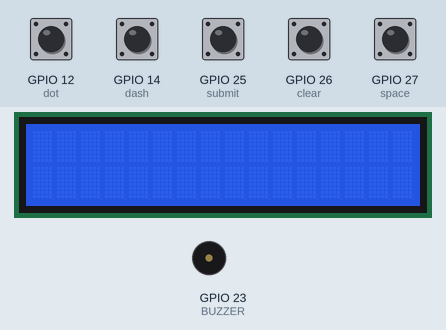
Simulated run of this program. Board: ESP32 board running MicroPython. Shown: 16×2 character LCD, buzzer (waves = sounding, pin HIGH). Inputs (shaded band) come from the test bench; at power-on: GPIO 12 (dot), GPIO 14 (dash), GPIO 25 (submit), GPIO 26 (clear), GPIO 27 (space) HIGH. Files the program writes start out absent; library files of the repository ran but are not shown: esp32_gpio_lcd.py; pins used as bus, display or sensor lines are not drawn; what the program prints to the serial console is not drawn.

Above: at 1.2 s.
1.3 s: GPIO 14 (dash) pulled LOW for 1 s
At 2.6 s:
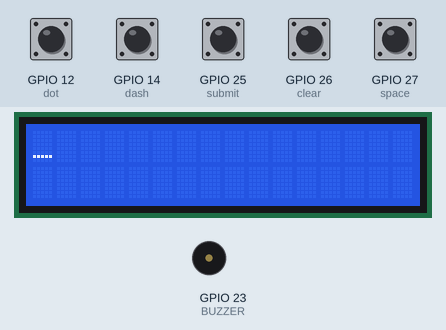
3.8 s: GPIO 14 (dash) pulled LOW for 1 s
At 5.4 s:
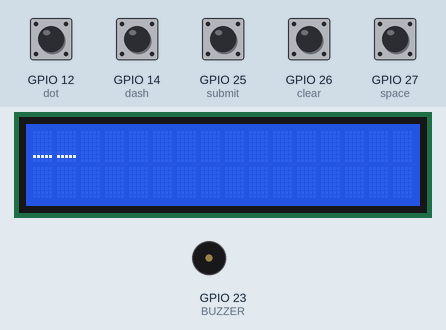
6.3 s: GPIO 14 (dash) pulled LOW for 1 s
At 6.89 s:
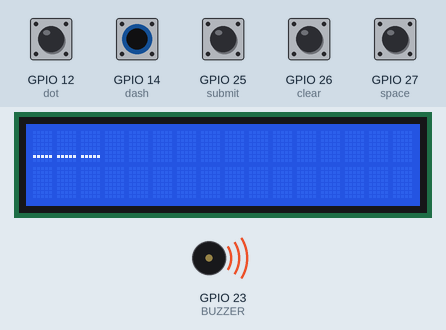
8.8 s: GPIO 14 (dash) pulled LOW for 1 s
At 10.4 s:
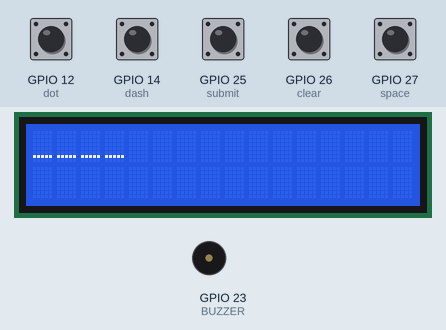
11.3 s: GPIO 14 (dash) pulled LOW for 1 s
At 11.89 s:
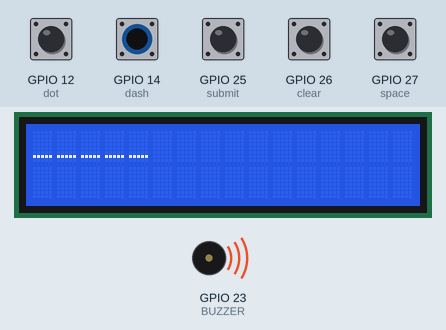
13.8 s: GPIO 12 (dot) pulled LOW for 1 s
At 15.7 s:
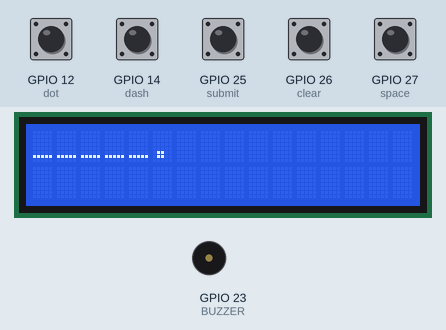
Timing chart, 0 to 17.2 s (numbered marks = the images above; inputs shaded):
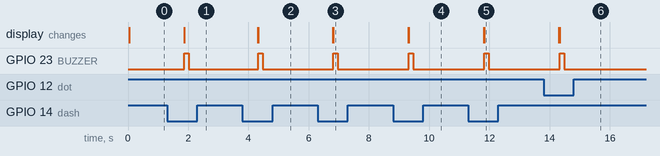

The program:

main.py
```python
import machine
import utime
from machine import Pin
from esp32_gpio_lcd import GpioLcd

# --- GPIO Pin Definitions ---
BUTTONS = {
    "dot": machine.Pin(12, machine.Pin.IN, machine.Pin.PULL_UP),
    "dash": machine.Pin(14, machine.Pin.IN, machine.Pin.PULL_UP),
    "space": machine.Pin(27, machine.Pin.IN, machine.Pin.PULL_UP),
    "clear": machine.Pin(26, machine.Pin.IN, machine.Pin.PULL_UP),
    "submit": machine.Pin(25, machine.Pin.IN, machine.Pin.PULL_UP),
}

BUZZER = machine.Pin(23, machine.Pin.OUT)

# LCD Setup (I2C-based)
lcd = GpioLcd(rs_pin=Pin(4),
              enable_pin=Pin(17),
              d4_pin=Pin(5),
              d5_pin=Pin(18),
              d6_pin=Pin(21),
              d7_pin=Pin(22),
              num_lines=2, num_columns=16)

morse_input = ""
CORRECT_ANSWER = "... --- ..."  # Example Morse code (SOS)

# --- Functions ---

def save_morse_input(data):
    """Save Morse input to a file."""
    with open("morse_input.txt", "w") as file:
        file.write(data)

def beep(duration):
    """Activate buzzer for given duration (ms)."""
    BUZZER.value(1)
    utime.sleep_ms(duration)
    BUZZER.value(0)

def update_lcd():
    """Display the current Morse input on LCD."""
    lcd.clear()
    lcd.putstr(morse_input[:16])  # Display first 16 characters

def check_button_hold(pin, symbol):
    """Handle button press with debounce and hold detection."""
    global morse_input
    start_time = utime.ticks_ms()

    while pin.value() == 0:  # While button is pressed
        utime.sleep_ms(10)
        if utime.ticks_diff(utime.ticks_ms(), start_time) >= 500:  # 500ms hold
            morse_input += symbol
            save_morse_input(morse_input)
            update_lcd()  # Update LCD display
            beep(150)  # Short beep for input feedback
            print(f"Registered input: {symbol}")
            return

# --- Main Loop ---
print("ESP32 Morse Input Ready...")

while True:
    if BUTTONS["dot"].value() == 0:
        check_button_hold(BUTTONS["dot"], ".")
    elif BUTTONS["dash"].value() == 0:
        check_button_hold(BUTTONS["dash"], "_")
    elif BUTTONS["space"].value() == 0:
        check_button_hold(BUTTONS["space"], "/")
    elif BUTTONS["clear"].value() == 0:
        morse_input = ""
        save_morse_input(morse_input)
        update_lcd()
        print("Morse input cleared!")
    elif BUTTONS["submit"].value() == 0:
        print(f"Submitted Morse Code: {morse_input}")
        if morse_input.strip() == CORRECT_ANSWER:
            print("✅ Correct!")
        else:
            print("❌ Incorrect!")
        beep(1000)  # Long beep for submission feedback
        morse_input = ""  # Reset after submission
        save_morse_input(morse_input)
        update_lcd()

    utime.sleep_ms(50)  # Small delay for stability
```

Measured:
- after the input at 1.3 s, GPIO 23 (BUZZER): LOW → HIGH after 0.56 s, → LOW 0.15 s later; the display: changes after 0.56 s (image 1)
- after the input at 3.8 s, GPIO 23 (BUZZER): LOW → HIGH after 0.52 s, → LOW 0.15 s later; the display: first changes after 0.51 s (image 2 shows a later state)
- after the input at 6.3 s, GPIO 23 (BUZZER): LOW → HIGH after 0.52 s, → LOW 0.15 s later; the display: first changes after 0.51 s (image 3 shows a later state)
- after the input at 8.8 s, GPIO 23 (BUZZER): LOW → HIGH after 0.52 s, → LOW 0.15 s later; the display: first changes after 0.51 s (image 4 shows a later state)
- after the input at 11.3 s, GPIO 23 (BUZZER): LOW → HIGH after 0.52 s, → LOW 0.15 s later; the display: first changes after 0.51 s (image 5 shows a later state)
- after the input at 13.8 s, GPIO 23 (BUZZER): LOW → HIGH after 0.53 s, → LOW 0.15 s later; the display: first changes after 0.51 s (image 6 shows a later state)
